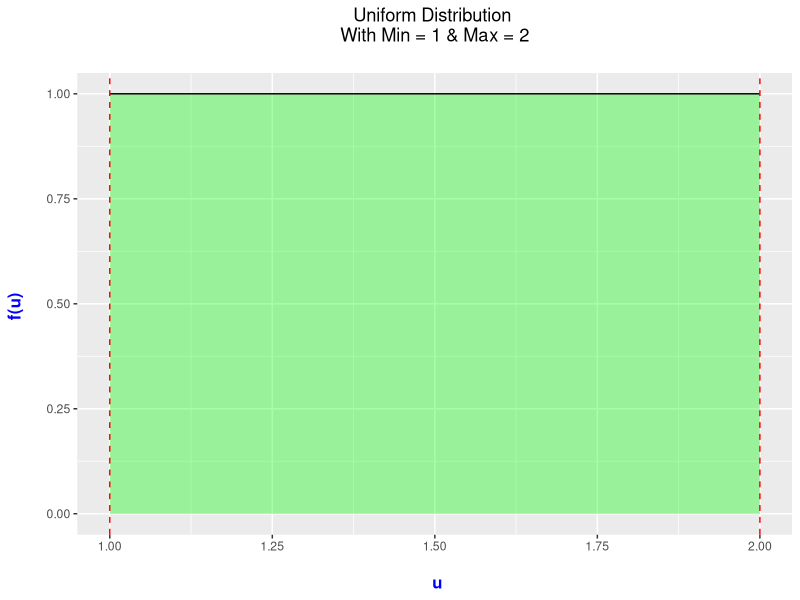
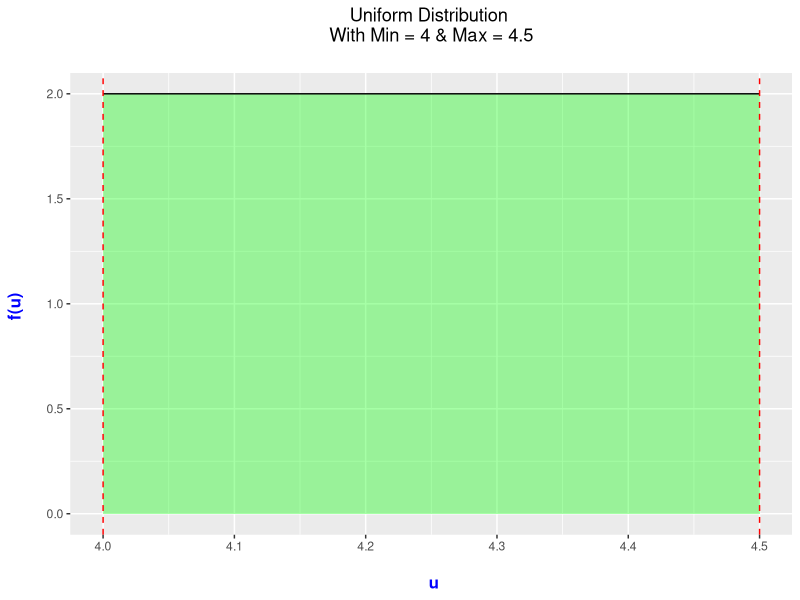
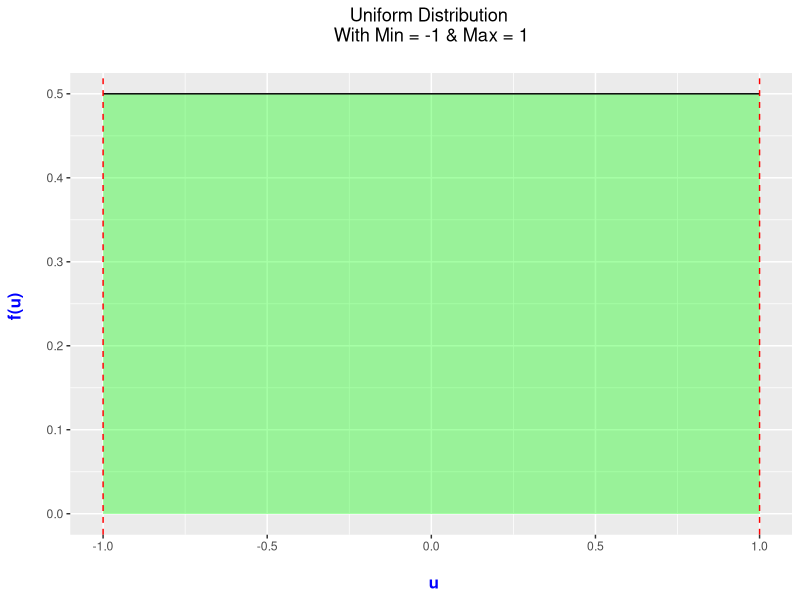
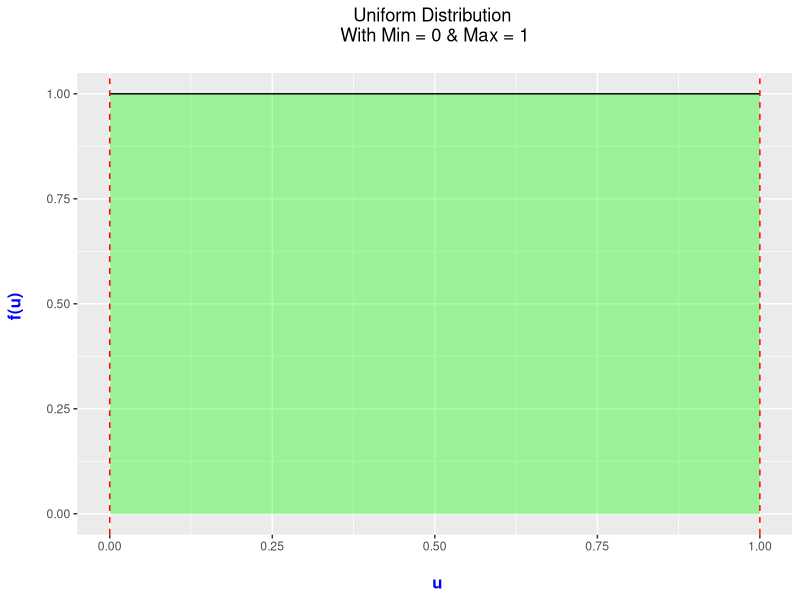

These figures' R source, in order:
# Plotting Uniform Distributions In R With ggplot2

# Using the ggplot package to plot various probability distributions.

# install.packages("ggplot2")

library(ggplot2)

## Uniform Distribution - Unif(a, b) or Unif(min, max):

uniform_Plot <- function(a, b){
  xvals <- data.frame(x = c(a, b)) #Range for x-values
  
  ggplot(data.frame(x = xvals), aes(x = x)) + xlim(c(a, b)) + ylim(0, 1/(b - a)) +
    stat_function(fun = dunif, args = list(min = a, max = b), geom = "area", 
                  fill = "green", alpha = 0.35) + 
    stat_function(fun = dunif, args = list(min = a, max = b)) +
    labs(x = "\n u", y = "f(u) \n", 
         title = paste0("Uniform Distribution \n With Min = ", a, " & Max = ", b, " \n")) +
    theme(plot.title = element_text(hjust = 0.5),
          axis.title.x = element_text(face="bold", colour="blue", size = 12),
          axis.title.y = element_text(face="bold", colour="blue", size = 12)) +
    geom_vline(xintercept = a, linetype = "dashed", colour = "red") +
    geom_vline(xintercept = b, linetype = "dashed", colour = "red")
  
}

## Test Cases:

# Plot uniform distribution with min = 1, max = 2

uniform_Plot(a = 1, b = 2) 

# Plot uniform distribution with min = 4, max = 4.5:

uniform_Plot(a = 4, b = 4.5) 

# Plot uniform distribution with min = -1, max = 1:

uniform_Plot(a = -1, b = 1) 

### Standard Uniform Distribution Where it's a uniform dist. with a = 0, b = 1:

uniform_Plot(a = 0, b = 1) 

